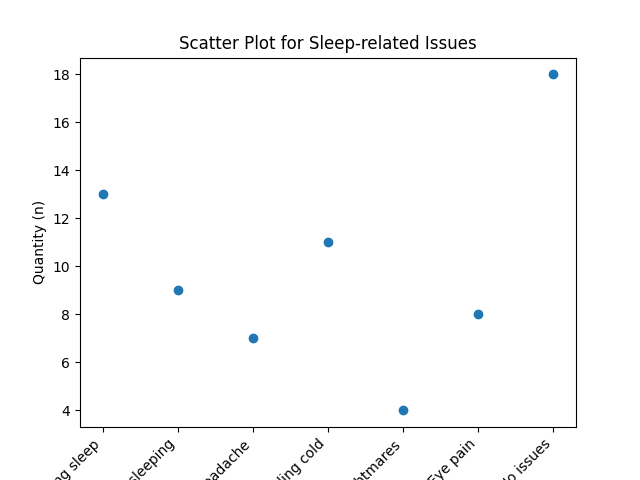

This figure's Python source:
import matplotlib.pyplot as plt

# Data
issues = ['Waking up during sleep', 'Difficulty sleeping', 'Headache', 'Feeling cold', 'Nightmares', 'Eye pain', 'No issues']
quantity = [13, 9, 7, 11, 4, 8, 18]

# Create Scatter Plot
plt.scatter(range(len(issues)), quantity)

# Set labels and title
plt.xlabel('Sleep-related Issues')
plt.ylabel('Quantity (n)')
plt.title('Scatter Plot for Sleep-related Issues')

# Adjust x-axis ticks
plt.xticks(range(len(issues)), issues, rotation=45, ha='right')

# Display the plot
plt.show()
